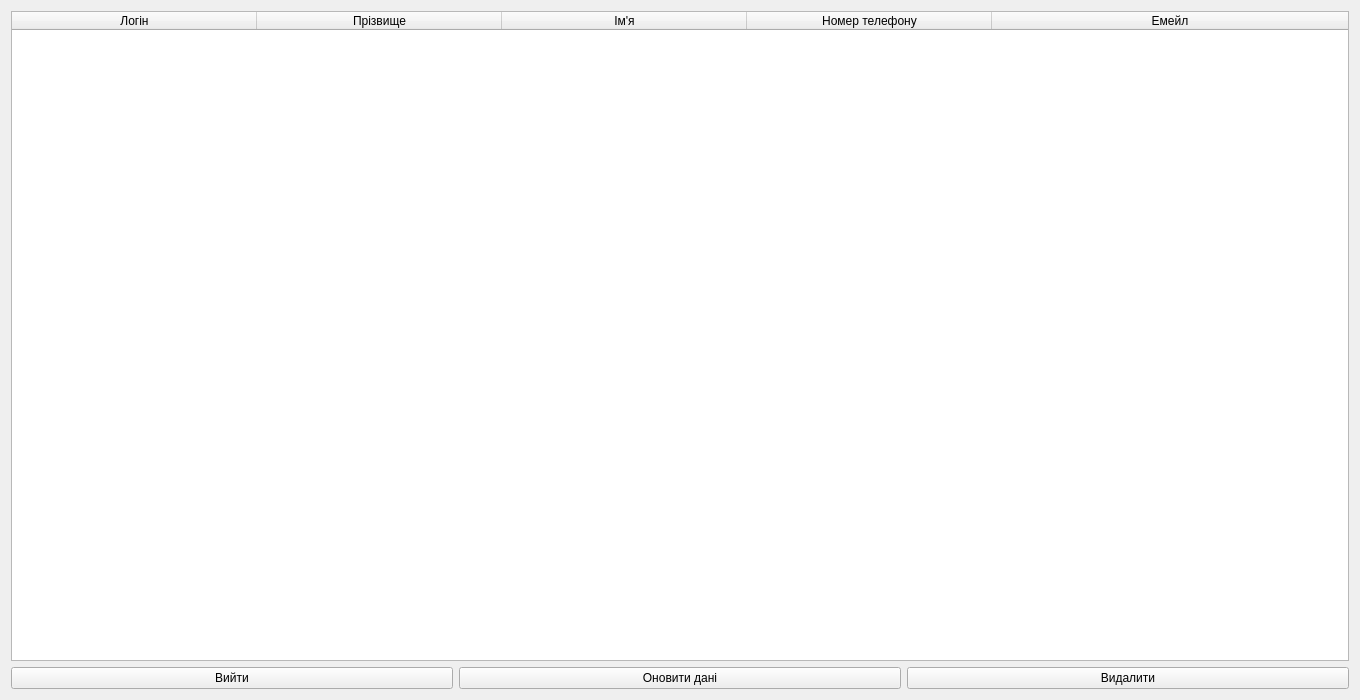
<?xml version="1.0" encoding="UTF-8"?>
<ui version="4.0">
 <class>AdminWindow</class>
 <widget class="QWidget" name="AdminWindow">
  <property name="geometry">
   <rect>
    <x>0</x>
    <y>0</y>
    <width>1360</width>
    <height>700</height>
   </rect>
  </property>
  <property name="minimumSize">
   <size>
    <width>1360</width>
    <height>700</height>
   </size>
  </property>
  <property name="maximumSize">
   <size>
    <width>1360</width>
    <height>700</height>
   </size>
  </property>
  <property name="windowTitle">
   <string>Сторінка адміністратора</string>
  </property>
  <layout class="QGridLayout" name="gridLayout">
   <item row="1" column="0">
    <widget class="QPushButton" name="block_user_button">
     <property name="text">
      <string>Вийти</string>
     </property>
    </widget>
   </item>
   <item row="1" column="1">
    <widget class="QPushButton" name="pushButton">
     <property name="text">
      <string>Оновити дані</string>
     </property>
    </widget>
   </item>
   <item row="1" column="2">
    <widget class="QPushButton" name="remove_user_button">
     <property name="text">
      <string>Видалити</string>
     </property>
    </widget>
   </item>
   <item row="0" column="0" colspan="3">
    <widget class="QTableWidget" name="users_info_table_widget">
     <property name="sortingEnabled">
      <bool>true</bool>
     </property>
     <attribute name="horizontalHeaderCascadingSectionResizes">
      <bool>false</bool>
     </attribute>
     <attribute name="horizontalHeaderDefaultSectionSize">
      <number>245</number>
     </attribute>
     <attribute name="horizontalHeaderStretchLastSection">
      <bool>true</bool>
     </attribute>
     <attribute name="verticalHeaderCascadingSectionResizes">
      <bool>false</bool>
     </attribute>
     <column>
      <property name="text">
       <string>Логін</string>
      </property>
     </column>
     <column>
      <property name="text">
       <string>Прізвище</string>
      </property>
     </column>
     <column>
      <property name="text">
       <string>Ім'я</string>
      </property>
     </column>
     <column>
      <property name="text">
       <string>Номер телефону</string>
      </property>
     </column>
     <column>
      <property name="text">
       <string>Емейл</string>
      </property>
     </column>
    </widget>
   </item>
  </layout>
 </widget>
 <resources/>
 <connections/>
</ui>
